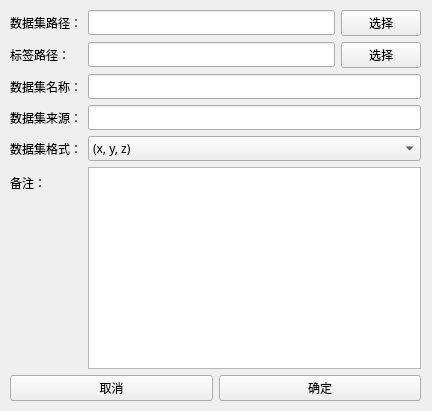
<?xml version="1.0" encoding="UTF-8"?>
<ui version="4.0">
 <class>Form</class>
 <widget class="QWidget" name="Form">
  <property name="geometry">
   <rect>
    <x>0</x>
    <y>0</y>
    <width>432</width>
    <height>411</height>
   </rect>
  </property>
  <property name="windowTitle">
   <string>Form</string>
  </property>
  <widget class="QWidget" name="verticalLayoutWidget">
   <property name="geometry">
    <rect>
     <x>10</x>
     <y>10</y>
     <width>411</width>
     <height>391</height>
    </rect>
   </property>
   <property name="font">
    <font>
     <family>黑体</family>
    </font>
   </property>
   <layout class="QVBoxLayout" name="verticalLayout">
    <item>
     <layout class="QFormLayout" name="formLayout">
      <item row="0" column="0">
       <widget class="QLabel" name="label">
        <property name="font">
         <font>
          <family>黑体</family>
         </font>
        </property>
        <property name="text">
         <string>数据集路径：</string>
        </property>
       </widget>
      </item>
      <item row="0" column="1">
       <layout class="QHBoxLayout" name="horizontalLayout">
        <item>
         <widget class="QLineEdit" name="lineEdit">
          <property name="font">
           <font>
            <family>黑体</family>
           </font>
          </property>
         </widget>
        </item>
        <item>
         <widget class="QPushButton" name="pushButton">
          <property name="font">
           <font>
            <family>黑体</family>
           </font>
          </property>
          <property name="text">
           <string>选择</string>
          </property>
         </widget>
        </item>
       </layout>
      </item>
      <item row="1" column="0">
       <widget class="QLabel" name="label_2">
        <property name="font">
         <font>
          <family>黑体</family>
         </font>
        </property>
        <property name="text">
         <string>标签路径：</string>
        </property>
       </widget>
      </item>
      <item row="1" column="1">
       <layout class="QHBoxLayout" name="horizontalLayout_2">
        <item>
         <widget class="QLineEdit" name="lineEdit_2">
          <property name="font">
           <font>
            <family>黑体</family>
           </font>
          </property>
         </widget>
        </item>
        <item>
         <widget class="QPushButton" name="pushButton_2">
          <property name="font">
           <font>
            <family>黑体</family>
           </font>
          </property>
          <property name="text">
           <string>选择</string>
          </property>
         </widget>
        </item>
       </layout>
      </item>
      <item row="2" column="0">
       <widget class="QLabel" name="label_3">
        <property name="font">
         <font>
          <family>黑体</family>
         </font>
        </property>
        <property name="text">
         <string>数据集名称：</string>
        </property>
       </widget>
      </item>
      <item row="2" column="1">
       <widget class="QLineEdit" name="lineEdit_3">
        <property name="font">
         <font>
          <family>黑体</family>
         </font>
        </property>
       </widget>
      </item>
      <item row="3" column="0">
       <widget class="QLabel" name="label_4">
        <property name="font">
         <font>
          <family>黑体</family>
         </font>
        </property>
        <property name="text">
         <string>数据集来源：</string>
        </property>
       </widget>
      </item>
      <item row="3" column="1">
       <widget class="QLineEdit" name="lineEdit_4">
        <property name="font">
         <font>
          <family>黑体</family>
         </font>
        </property>
       </widget>
      </item>
      <item row="4" column="0">
       <widget class="QLabel" name="label_5">
        <property name="font">
         <font>
          <family>黑体</family>
         </font>
        </property>
        <property name="text">
         <string>数据集格式：</string>
        </property>
       </widget>
      </item>
      <item row="4" column="1">
       <widget class="QComboBox" name="comboBox">
        <property name="font">
         <font>
          <family>黑体</family>
         </font>
        </property>
        <property name="layoutDirection">
         <enum>Qt::LeftToRight</enum>
        </property>
        <item>
         <property name="text">
          <string>(x, y, z)</string>
         </property>
        </item>
        <item>
         <property name="text">
          <string>(x, y, z, normal)</string>
         </property>
        </item>
       </widget>
      </item>
      <item row="5" column="0">
       <widget class="QLabel" name="label_6">
        <property name="font">
         <font>
          <family>黑体</family>
         </font>
        </property>
        <property name="text">
         <string>备注：</string>
        </property>
       </widget>
      </item>
      <item row="5" column="1">
       <widget class="QTextEdit" name="textEdit"/>
      </item>
     </layout>
    </item>
    <item>
     <layout class="QHBoxLayout" name="horizontalLayout_4">
      <item>
       <widget class="QPushButton" name="pushButton_3">
        <property name="font">
         <font>
          <family>黑体</family>
         </font>
        </property>
        <property name="text">
         <string>取消</string>
        </property>
       </widget>
      </item>
      <item>
       <widget class="QPushButton" name="pushButton_4">
        <property name="font">
         <font>
          <family>黑体</family>
         </font>
        </property>
        <property name="text">
         <string>确定</string>
        </property>
       </widget>
      </item>
     </layout>
    </item>
   </layout>
  </widget>
 </widget>
 <resources/>
 <connections/>
</ui>
